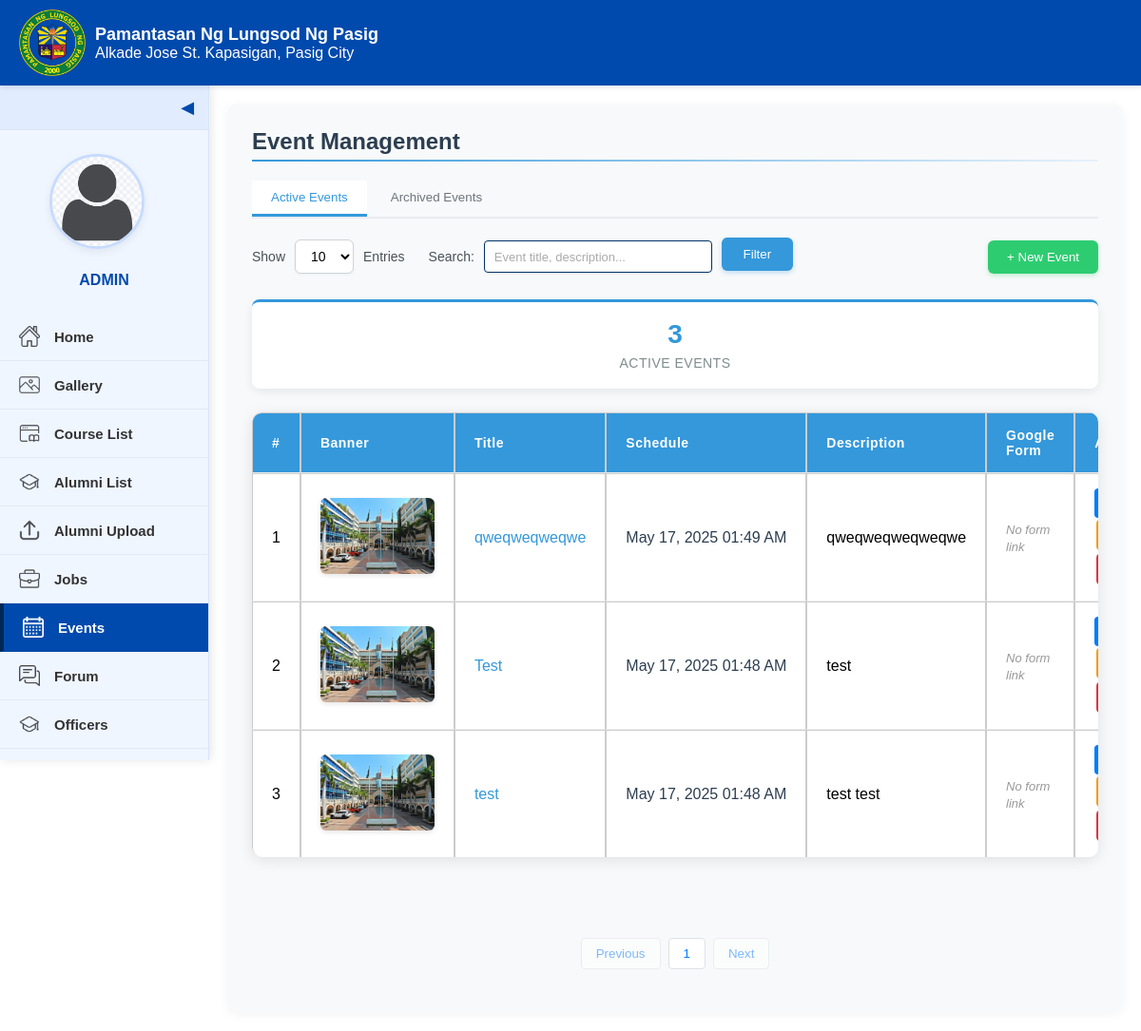
The app's page /admin-event.php, older data.
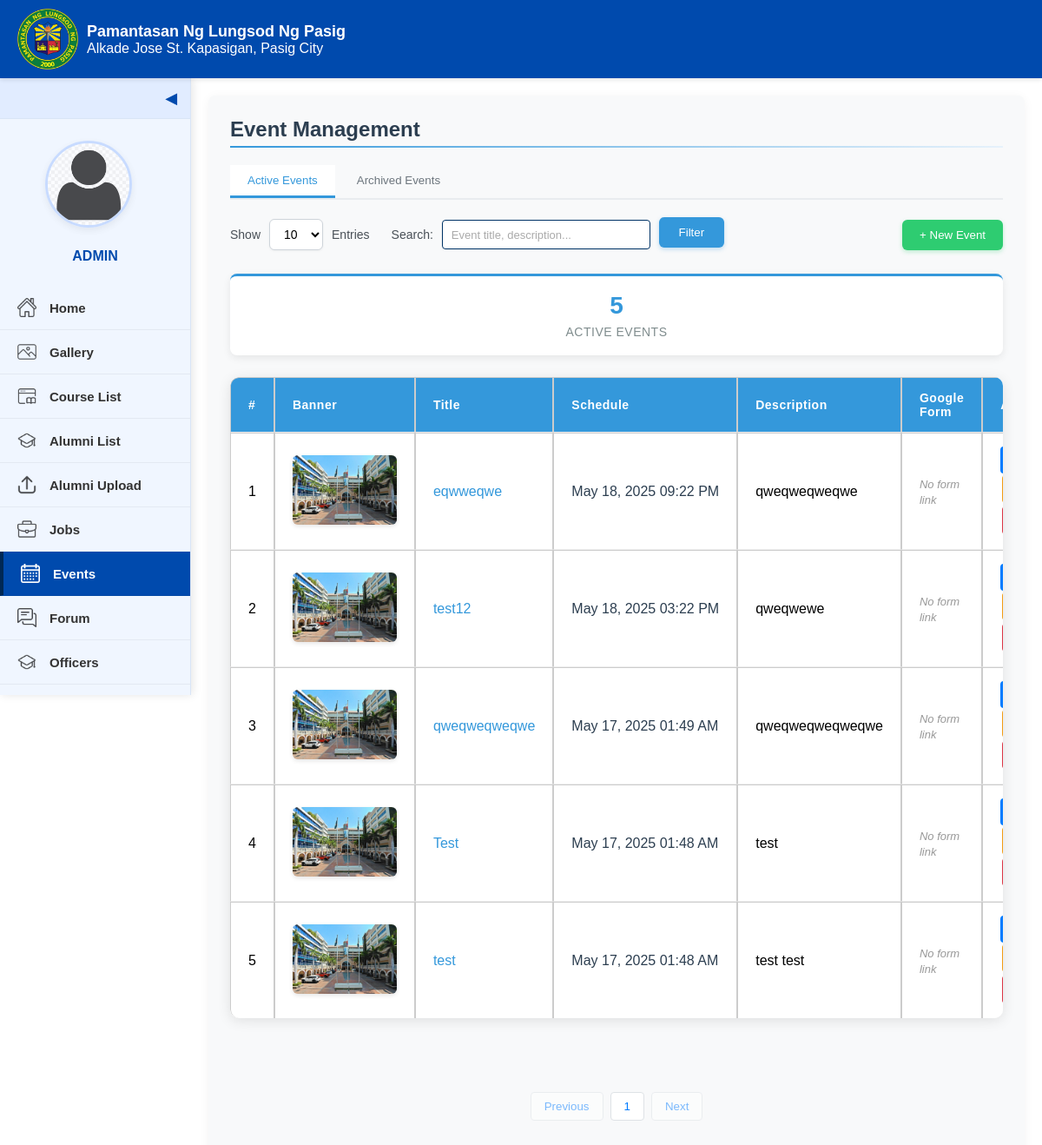
The same page, newer data.
### tables this page shows
CREATE TABLE `events` (
  `id` int(30) NOT NULL,
  `title` varchar(250) NOT NULL,
  `content` text NOT NULL,
  `schedule` datetime NOT NULL,
  `banner` text NOT NULL,
  `date_created` datetime NOT NULL DEFAULT current_timestamp(),
  `gform_link` varchar(200) NOT NULL,
  `archive_date` date DEFAULT NULL
);

### admin-event.php (the view, shortened to what the changed rows need)
<?php
include 'admin/db_connect.php';
$page = isset($_GET['page']) ? intval($_GET['page']) : 1;
$items_per_page = isset($_GET['limit']) ? intval($_GET['limit']) : 10;
$offset = ($page - 1) * $items_per_page;
$search_condition = '';
$view_archived = isset($_GET['view']) && $_GET['view'] == 'archived';
$table_name = $view_archived ? 'archived_events' : 'events';
$sql = "SELECT * FROM $table_name $search_condition ORDER BY " . ($view_archived ? "archived_date" : "schedule") . " DESC LIMIT $offset, $items_per_page";
$result = $conn->query($sql);
$total_sql = "SELECT COUNT(*) as total FROM $table_name $search_condition";
$total_result = $conn->query($total_sql);
$total_row = $total_result->fetch_assoc();
$total_records = $total_row['total'];
$total_pages = ceil($total_records / $items_per_page);
?>
<!DOCTYPE html>
<html lang="en">
<head>
  <link rel="stylesheet" href="style.css">
  <link rel="stylesheet" href="css/admin-event.css">
  <link rel="stylesheet" href="https://cdnjs.cloudflare.com/ajax/libs/font-awesome/5.15.4/css/all.min.css">
</head>
<body>
  <main class="content">
      <div class="admin-event-content">
          <div class="event-stats">
              <div class="stat-box">
                  <span class="stat-number"><?php echo $total_records; ?></span>
                  <span class="stat-label"><?php echo $view_archived ? 'Archived Events' : 'Active Events'; ?></span>
              </div>
          </div>
          <div class="table-wrapper">
              <table class="event-table">
                  <thead>
                      <tr>
                          <th>#</th>
                          <th>Banner</th>
                          <th>Title</th>
                          <th>Schedule</th>
                          <th>Description</th>
                          <th>Google Form</th>
                          <th>Action</th>
                      </tr>
                  </thead>
                  <tbody>
                      <?php
                      if($result && $result->num_rows > 0):
                          $count = $offset + 1;
                          while($row = $result->fetch_assoc()):
                              $content = strip_tags($row['content']);
                              $short_content = strlen($content) > 100 ? substr($content, 0, 100) . '...' : $content;
                              $banner_path = $row['banner'];
                              if(!file_exists($banner_path) || empty($banner_path)) {
                                  $banner_path = "images/no-image.jpg";
                              }
                      ?>
                      <tr>
                          <td><?php echo $count++; ?></td>
                          <td>
                              <img src="<?php echo $banner_path; ?>" alt="Event Banner" class="event-banner-thumb">
                          </td>
                          <td class="event-title"><?php echo htmlspecialchars($row['title']); ?></td>
                          <td class="event-date">
                              <?php echo date('M d, Y h:i A', strtotime($row['schedule'])); ?>
                          </td>
                          <td class="event-description"><?php echo htmlspecialchars($short_content); ?></td>
                          <td class="event-gform">
                              <?php if(!empty($row['gform_link'])): ?>
                                  <a href="<?php echo htmlspecialchars($row['gform_link']); ?>" target="_blank" class="gform-link">
                                      <i class="fas fa-link"></i> Form Link
                                  </a>
                              <?php else: ?>
                                  <span class="no-link">No form link</span>
                              <?php endif; ?>
                          </td>
                          <td>
                              <button class="view-btn" data-id="<?php echo $row['id']; ?>"
                                      data-title="<?php echo htmlspecialchars($row['title']); ?>"
                                      data-content="<?php echo htmlspecialchars($row['content']); ?>"
                                      data-schedule="<?php echo $row['schedule']; ?>"
                                      data-banner="<?php echo $banner_path; ?>"
                                      data-gform="<?php echo htmlspecialchars($row['gform_link'] ?? ''); ?>"
                                      <?php if (!$view_archived): ?>
                                      data-archive-date="<?php echo htmlspecialchars($row['archive_date'] ?? ''); ?>"
                                      <?php else: ?>
                                      data-archived-date="<?php echo htmlspecialchars($row['archived_date']); ?>"
                                      <?php endif; ?>
                                      onclick="<?php echo $view_archived ? 'viewArchivedEvent(this)' : 'viewEvent(this)'; ?>">View</button>
                          </td>
                      </tr>
                      <?php
                          endwhile;
                      endif; ?>
                  </tbody>
              </table>
          </div>
          <div class="list-foot">
              <div class="pagination">
                  <button <?php echo $page <= 1 ? 'disabled' : ''; ?>
                          onclick="changePage(<?php echo $page - 1; ?>)">Previous</button>
                  <?php for ($i = 1; $i <= $total_pages; $i++): ?>
                      <button <?php echo $i == $page ? 'class="active"' : ''; ?>
                              onclick="changePage(<?php echo $i; ?>)"><?php echo $i; ?></button>
                  <?php endfor; ?>
                  <button <?php echo $page >= $total_pages ? 'disabled' : ''; ?>
                          onclick="changePage(<?php echo $page + 1; ?>)">Next</button>
              </div>
          </div>
      </div>
  </main>
</body>
</html>

Row changes from the older to the newer data that the page shows:
added events: title "eqwweqwe", schedule "May 18, 2025 09:22 PM", content "qweqweqweqwe", gform_link "No form link"
added events: title "test12", schedule "May 18, 2025 03:22 PM", content "qweqwewe", gform_link "No form link"
Text that changed along with them:
$total_records: "3" → "5"
